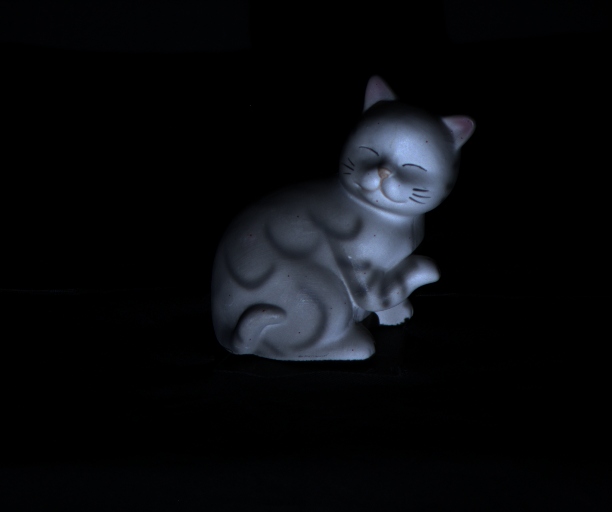
#> input picture objet1PNG_SII_VISION/001.png, 612 x 512 px, found by its file name
$ python Test.py
#> lines starting #> are read from the running program, lines starting #| are printed output that depends on the picture
import cv2
import numpy as np

image=cv2.imread("C:/Users/PC/Desktop/SII M2/Projets/Vision/Vison_project/objet1PNG_SII_VISION/001.png",-1)
#> image is the input picture: shape (512, 612, 3) uint16; mean B, G, R 1204.9, 956.5, 844.5
arraynd=np.asarray(image)
print(image)
#> (printed output is left out)
print("\n------------------------------------------")
print(arraynd)
#> (printed output is left out)
print("\n------------------------------------------")
print(image[:,:,:1])
#> (printed output is left out)
print("\n------------------------------------------")
print(image[:,:,1:2])
#> (printed output is left out)
print("\n------------------------------------------")
print(image[:,:,2:])
#> (printed output is left out)
print("\n--------------------************************************----------------------")
print(image[0:1,:,:])
#> (printed output is left out)
print("\n------------------------------------------")
print(image[1:2,:,:])
#> (printed output is left out)
print("\n------------------------------------------")
print(image[2:,:,:])
#> (printed output is left out)
print("\n------------------------------------------*****************--------------***********---------")
print(image[:,:,0])
#> (printed output is left out)
print(image[:,:,1])
#> (printed output is left out)
print(image[:,:,2])
#> (printed output is left out)

h,w,c=image.shape
#> h = 512; w = 612; c = 3
for y in range(h):
    for x in range(w):
        print(str(image.item(y,x,0))+","+str(image.item(y,x,1))+","+str(image.item(y,x,2)))
#> this loop made 512 passes
#> (printed output is left out)
print(image[200,200])
res=image.astype("float32")
print(res)

print(res.dtype)


res[:,:,0]=res[:,:,0]/2.1503
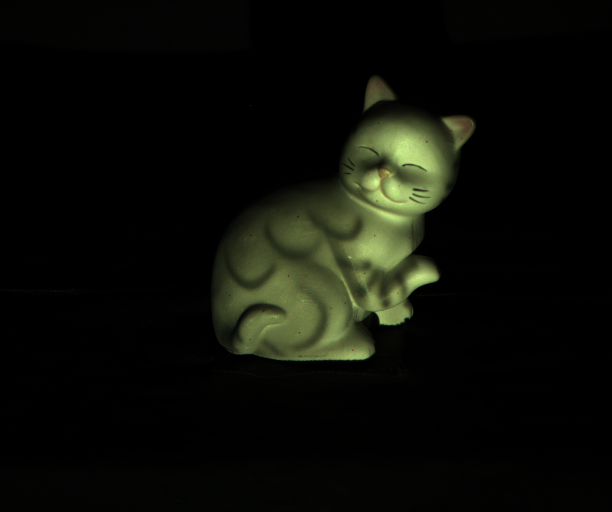
#> res: shape (512, 612, 3) float32; mean B, G, R 559.4, 956.1, 844.6; drawn with min black and max white
res[:,:,1]=res[:,:,1]/1.5873
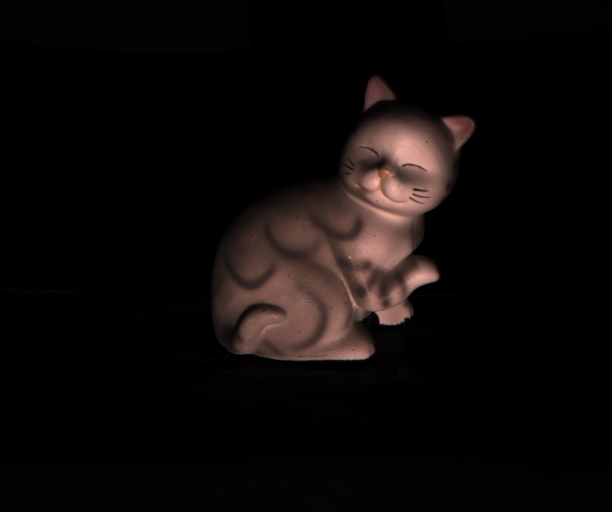
#> res: shape (512, 612, 3) float32; mean B, G, R 559.4, 602.7, 844.6; drawn with min black and max white
res[:,:,2]=res[:,:,2]/1.3000
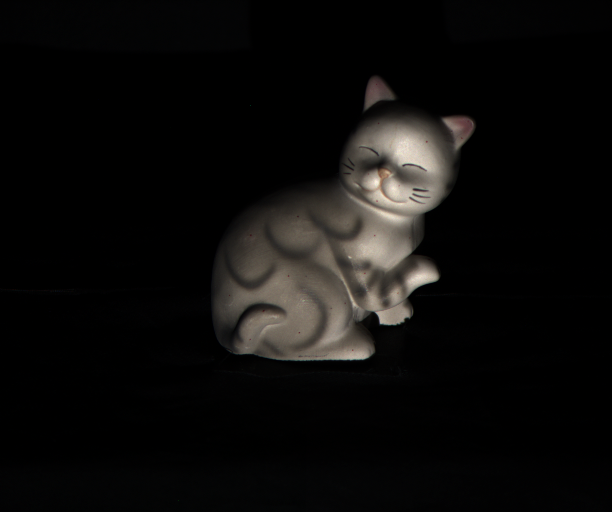
#> res: shape (512, 612, 3) float32; mean B, G, R 559.4, 602.7, 648.7; drawn with min black and max white

for y in range(h):
    for x in range(w):
        print(str(res.item(y,x,0))+","+str(res.item(y,x,1))+","+str(res.item(y,x,2)))
print(res[200,200])

$ run again, with objet1PNG_SII_VISION/003.png copied over objet1PNG_SII_VISION/001.png
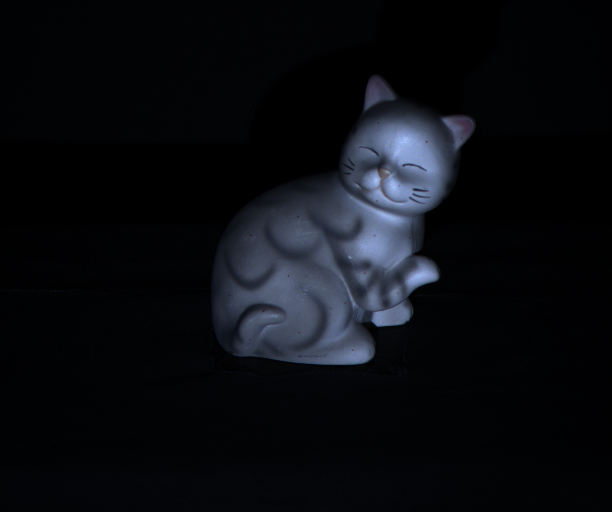
#> input picture objet1PNG_SII_VISION/003.png, 612 x 512 px, found by its file name
#> image is the input picture: shape (512, 612, 3) uint16; mean B, G, R 1910.5, 1432.8, 1243.4
#> (printed output is left out)
#> (printed output is left out)
#> (printed output is left out)
#> (printed output is left out)
#> (printed output is left out)
#> (printed output is left out)
#> (printed output is left out)
#> (printed output is left out)
#> (printed output is left out)
#> (printed output is left out)
#> (printed output is left out)
#> the loop `for y in range(h):` made 512 passes
#> (printed output is left out)
#> `res[:,:,1]=res[:,:,1]/1.5873`:
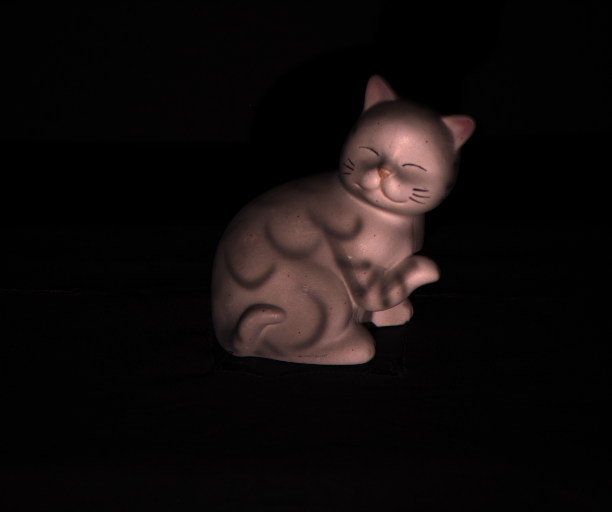
#> res: shape (512, 612, 3) float32; mean B, G, R 888, 902.8, 1242.9; drawn with min black and max white
#> `res[:,:,2]=res[:,:,2]/1.3000`:
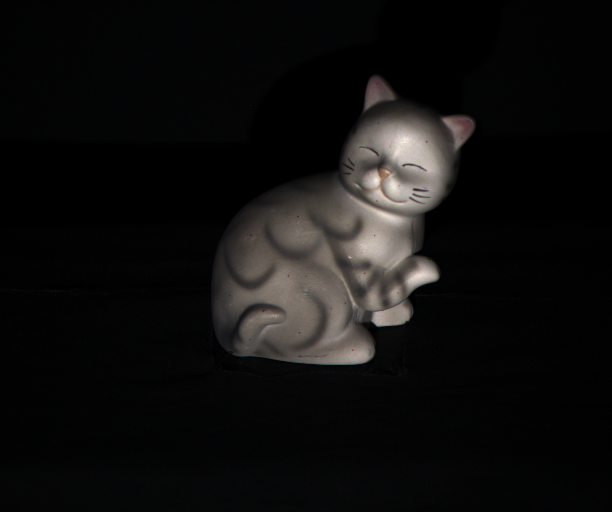
#> res: shape (512, 612, 3) float32; mean B, G, R 888, 902.8, 953.6; drawn with min black and max white

$ run again, with objet1PNG_SII_VISION/004.png copied over objet1PNG_SII_VISION/001.png
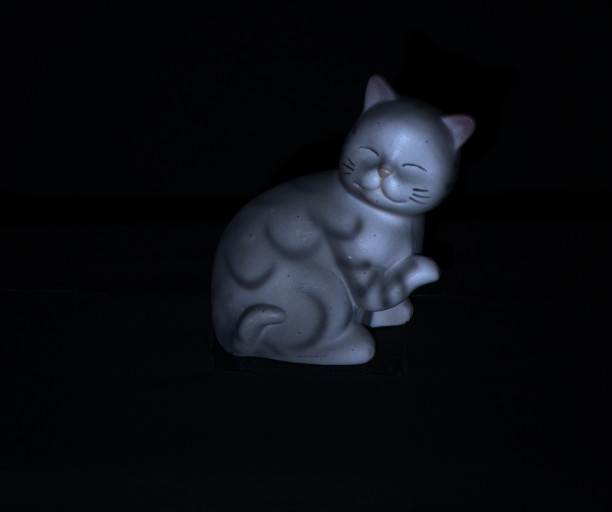
#> input picture objet1PNG_SII_VISION/004.png, 612 x 512 px, found by its file name
#> image is the input picture: shape (512, 612, 3) uint16; mean B, G, R 2307.4, 1732.7, 1492.6
#> (printed output is left out)
#> (printed output is left out)
#> (printed output is left out)
#> (printed output is left out)
#> (printed output is left out)
#> (printed output is left out)
#> (printed output is left out)
#> (printed output is left out)
#> (printed output is left out)
#> (printed output is left out)
#> (printed output is left out)
#> the loop `for y in range(h):` made 512 passes
#> (printed output is left out)
#> `res[:,:,1]=res[:,:,1]/1.5873`:
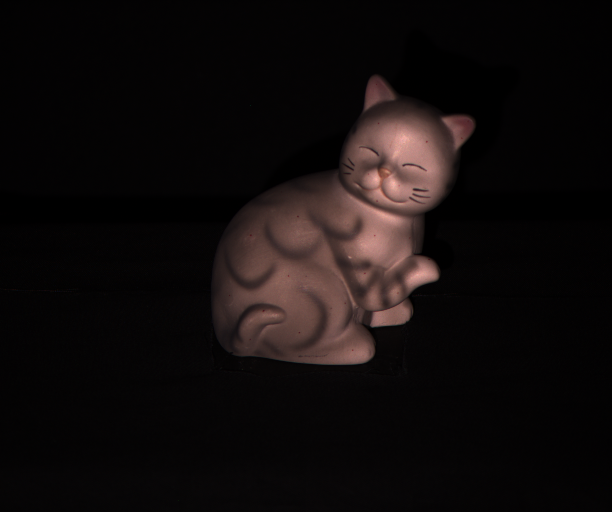
#> res: shape (512, 612, 3) float32; mean B, G, R 1072.9, 1091.3, 1491.9; drawn with min black and max white
#> `res[:,:,2]=res[:,:,2]/1.3000`:
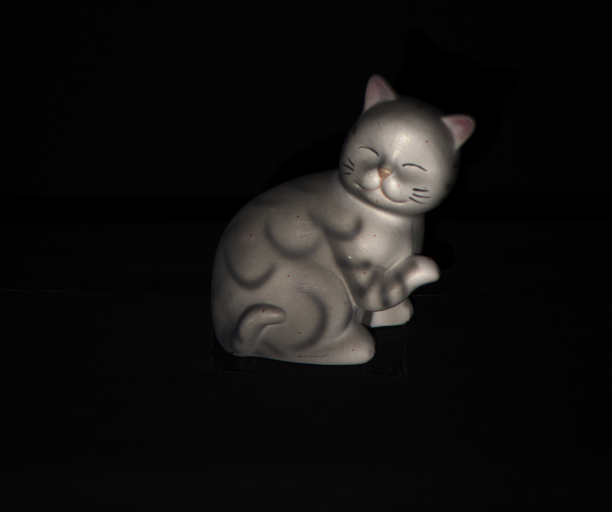
#> res: shape (512, 612, 3) float32; mean B, G, R 1072.9, 1091.3, 1144.8; drawn with min black and max white
